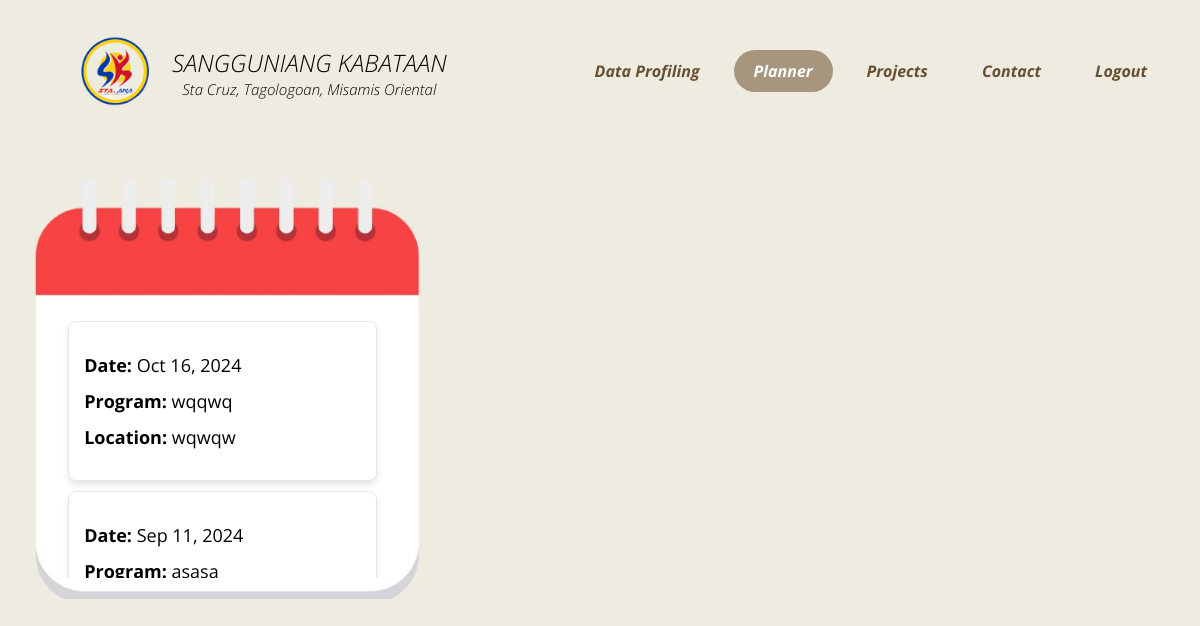
The app's page /memberWebsite/member_planner.php (signed in) with its own data.
### tables this page shows
CREATE TABLE `reminders` (
  `id` int(11) UNSIGNED NOT NULL,
  `date` date NOT NULL,
  `event` varchar(255) NOT NULL,
  `location` varchar(255) DEFAULT NULL,
  `date_added` timestamp NOT NULL DEFAULT current_timestamp()
);

### memberWebsite/member_planner.php (the view, shortened to what this page needs)
<?php require_once 'member_controller/member_db.php' ?>
<!DOCTYPE html>
<html lang="en">
<head>
    <link href="member_assets/css/style.css?v=<?= filemtime('member_assets/css/style.css'); ?>" rel="stylesheet"/>
    <link href="https://use.fontawesome.com/releases/v5.6.1/css/all.css" rel="stylesheet">
    <link rel="stylesheet" href="assets/css/bootstrap-icons.min.css">
</head>
<body>
<?php require_once 'member_component/navbar.php' ?>
<div class="hero-page">
    <div class="two-col context">
        <div class="rem-cont">
            <div class="reminder-container">
                <div class="reminder-lists">
                    <ul>
                        <?php
                        $sql = "SELECT id, date, event, location FROM Reminders ORDER BY date DESC";
                        $result = $conn->query($sql);
                        if ($result->num_rows > 0) {
                            while ($row = $result->fetch_assoc()) {
                                echo "<li class='reminder-item'>";
                                echo "<div class='reminder-content'>";
                                echo "<div class='reminder-details'>";
                                echo "<div class='reminder-date'><strong>Date:</strong> " . date("M d, Y", strtotime($row['date'])) . "</div>";
                                echo "<div class='reminder-event'><strong>Program:</strong> " . htmlspecialchars($row['event']) . "</div>";
                                echo "<div class='reminder-location'><strong>Location:</strong> " . htmlspecialchars($row['location']) . "</div>";
                                echo "</div>";
                                echo "</div>";
                                echo "</li>";
                            }
                        } else {
                            echo "<li>No reminders found.</li>";
                        }
                        ?>
                    </ul>
                </div>
            </div>
        </div>
    </div>
</div>
</body>
</html>

### memberWebsite/member_assets/css/style.css (style rules this page uses)
:root { --bg-color: #EEECE1; --color: #A7957D; --text-color: #737373; }
* { box-sizing: border-box; }
body { min-height: 100vh; background-color: var(--bg-color); }
.hero-page { display: flex; max-width: 1200px; margin: auto; align-items: center; flex-wrap: wrap; }
.hero-page .context { position: relative; right: 80px; }
.two-col { width: 50%; padding: 15px; }
.rem-cont { max-width: 420px; margin: auto;; }
.reminder-container { width: 100%; padding-bottom: 100%; background: url(../img/reminder-bg.png) no-repeat center center; background-size: cover; position: relative; }
.reminder-lists { position: absolute; top: 30%; left: 1%; height: 65%; width: calc(95% - 15px); overflow-y: scroll; padding-right: 15px; }
.reminder-lists { scrollbar-width: none; }
.reminder-lists ul li { font-size: 18px; padding: 25px 0; transition: cubic-bezier(0.175, 0.885, 0.32, 1.275) .3s all; }

### memberWebsite/member_component/navbar.php (style rules this page uses)
:root { --accent-color: #ddd0c0; --gradient-color: #a7957d; }

### memberWebsite/member_planner.php (style rules this page uses)
.hero-page { padding-top: 30px; }
html, body { overflow: hidden; }
.reminder-item { border: 1px solid rgba(0, 0, 0, 0.1); margin: 10px 10px; border-radius: 8px; box-shadow: 0px 4px 6px rgba(0, 0, 0, 0.1); transition: box-shadow 0.3s ease; display: flex; justify-content: space-between; align-items: center; }
.reminder-location, .reminder-event, .reminder-date { padding-left: 15px !important; }
.reminder-content { justify-content: space-between; width: 100%; align-items: center; }
.reminder-details div { line-height: 2; }
.reminder-details { font-family: 'Open Sans', sans-serif; gap: 8px; }

### records on screen
reminders: date "Oct 16, 2024", event "wqqwq", location "wqwqw"
reminders: date "Sep 11, 2024", event "asasa"
